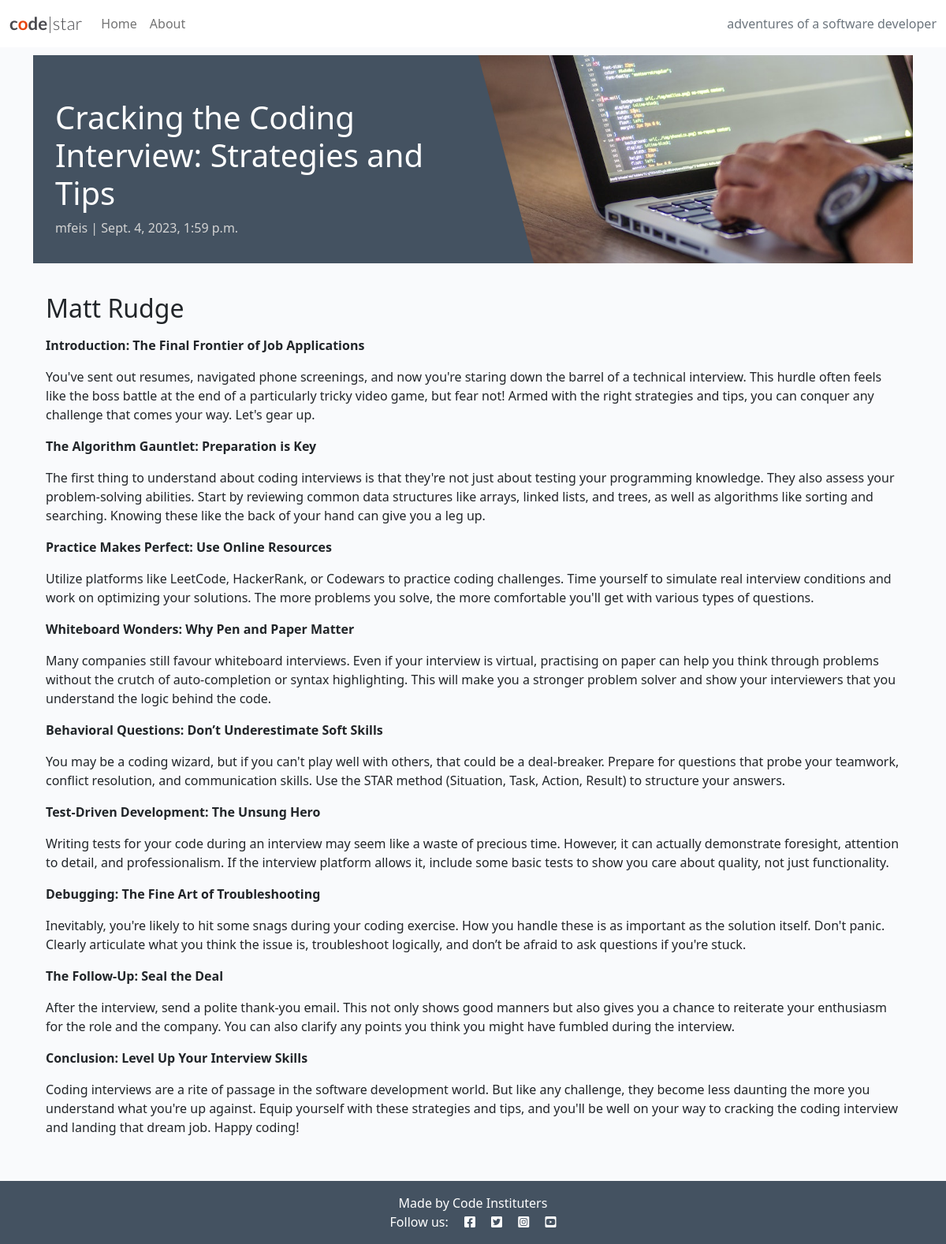
The app's page /cracking-the-coding-interview-strategies-and-tips/ with its own data.
### blog/models.py (models this page shows, shortened)
class Post(models.Model):
    title = models.CharField(max_length=200, unique=True)
    slug = models.SlugField(max_length=200, unique=True)
    author = models.ForeignKey(
        User,
        on_delete=models.CASCADE,
        related_name="blog_posts"
    )
    content = models.TextField()
    created_on = models.DateTimeField(auto_now_add=True)
    status = models.IntegerField(choices=STATUS, default=0)
    excerpt = models.TextField(blank=True)
    updated_on = models.DateTimeField(auto_now=True)
    class Meta:
        ordering = ["-created_on"]

### blog/views.py (the view)
# urls.py: path('<slug:slug>/', views.post_detail, name='post_detail'),
def post_detail(request, slug):
    queryset = Post.objects.filter(status=1)
    post = get_object_or_404(queryset, slug=slug)
    return render(
        request,
        "blog/post_detail.html",
        {"post": post,
         "coder": "Matt Rudge"},
    )

### blog/templates/blog/post_detail.html
{% extends 'base.html' %} {% block content %}
{% load static %}
<div class="masthead">
    <div class="container">
        <div class="row g-0">
            <div class="col-md-6 masthead-text">
                <h1 class="post-title">{{ post.title }}</h1>
                <p class="post-subtitle">{{ post.author }} | {{ post.created_on }}</p>
            </div>
            <div class="d-none d-md-block col-md-6 masthead-image">
                <img src="{% static 'images/default.jpg' %}" class="scale" alt="placeholder">
            </div>
        </div>
    </div>
</div>
<div class="container">
    <div class="row">
        <div class="col card mb-4  mt-3 left  top">
            <div class="card-body">
                <h2>{{ coder }}</h2>
                <p class="card-text">
                    {{ post.content | safe }}
                </p>
            </div>
        </div>
    </div>
</div>
{% endblock content %}

### static/css/style.css (style rules this page uses)
body { background-color: #F9FAFC; }
.main-bg { background-color: #F9FAFC; }
.card { border: none; background-color: transparent; }
.scale { width: 100%; height: auto; }
.masthead { margin-top: 10px; overflow: hidden; position: relative; display: inline-block; height: 33vh; width: 100%; }
.masthead-text { background-color: #445261; color: white; position: relative; }
.masthead-image { position: relative; overflow: hidden; }
.masthead-image:after { content: ""; position: absolute; top: 0; right: 90%; height: 100%; width: 150%; background: #445261; -webkit-transform: skew(15deg); -moz-transform: skew(15deg); transform: skew(15deg); z-index: 100; }
.post-title { margin-top: 10%; margin-left: 5%; }
.post-subtitle { margin-left: 5%; color: lightgray; }

### records on screen
Post: title "Cracking the Coding Interview: Strategies and Tips", author "mfeis", created_on "Sept. 4, 2023, 1:59 p.m.", content "Introduction: The Final Frontier of Job Applications You've sent out resumes, navigated phone screenings, and now you're staring down the barrel of a technical interview. This hurdle often feels like the boss battle at the end of a particularly tricky video game, but fear not! Armed with the right strategies and tips, you can conquer any challenge that comes your way. Let's gear up. The Algorithm Gauntlet: Preparation is Key The first thing to understand about coding interviews is that they're not just about testing your programming knowledge. They also assess your problem-solving abilities. Start by reviewing common data structures like arrays, linked lists, and trees, as well as…"

### other values on screen
{{ coder }} "Matt Rudge"
